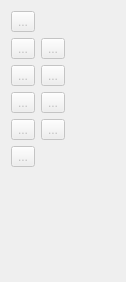
      <widget class="QWidget" name="page_4">
       <property name="geometry">
        <rect>
         <x>0</x>
         <y>0</y>
         <width>126</width>
         <height>282</height>
        </rect>
       </property>
       <property name="sizePolicy">
        <sizepolicy hsizetype="Expanding" vsizetype="Maximum">
         <horstretch>0</horstretch>
         <verstretch>0</verstretch>
        </sizepolicy>
       </property>
       <property name="toolTip">
        <string>Tools for creating arcs.</string>
       </property>
       <attribute name="icon">
        <iconset resource="../../libs/vmisc/share/resources/icon.qrc">
         <normaloff>:/icon/16x16/toolsectionarc.png</normaloff>:/icon/16x16/toolsectionarc.png</iconset>
       </attribute>
       <attribute name="label">
        <string>Arc</string>
       </attribute>
       <attribute name="toolTip">
        <string>Arc</string>
       </attribute>
       <layout class="QFormLayout" name="formLayout_4">
        <item row="0" column="0">
         <widget class="QToolButton" name="toolButtonPointerArc">
          <property name="enabled">
           <bool>false</bool>
          </property>
          <property name="toolTip">
           <string>Tool pointer</string>
          </property>
          <property name="text">
           <string notr="true">...</string>
          </property>
          <property name="icon">
           <iconset resource="../../libs/vmisc/share/resources/icon.qrc">
            <normaloff>:/icon/32x32/arrow_cursor.png</normaloff>:/icon/32x32/arrow_cursor.png</iconset>
          </property>
          <property name="iconSize">
           <size>
            <width>32</width>
            <height>32</height>
           </size>
          </property>
          <property name="checkable">
           <bool>true</bool>
          </property>
         </widget>
        </item>
        <item row="1" column="0">
         <widget class="QToolButton" name="toolButtonArc">
          <property name="enabled">
           <bool>false</bool>
          </property>
          <property name="toolTip">
           <string>Arc</string>
          </property>
          <property name="text">
           <string notr="true">...</string>
          </property>
          <property name="icon">
           <iconset resource="share/resources/toolicon.qrc">
            <normaloff>:/toolicon/32x32/arc.png</normaloff>:/toolicon/32x32/arc.png</iconset>
          </property>
          <property name="iconSize">
           <size>
            <width>32</width>
            <height>32</height>
           </size>
          </property>
          <property name="checkable">
           <bool>true</bool>
          </property>
         </widget>
        </item>
        <item row="1" column="1">
         <widget class="QToolButton" name="toolButtonArcCutPoint">
          <property name="enabled">
           <bool>false</bool>
          </property>
          <property name="toolTip">
           <string>Segment an arc</string>
          </property>
          <property name="text">
           <string notr="true">...</string>
          </property>
          <property name="icon">
           <iconset resource="share/resources/toolicon.qrc">
            <normaloff>:/toolicon/32x32/arc_cut.png</normaloff>:/toolicon/32x32/arc_cut.png</iconset>
          </property>
          <property name="iconSize">
           <size>
            <width>32</width>
            <height>32</height>
           </size>
          </property>
          <property name="checkable">
           <bool>true</bool>
          </property>
         </widget>
        </item>
        <item row="2" column="0">
         <widget class="QToolButton" name="toolButtonArcIntersectAxis">
          <property name="enabled">
           <bool>false</bool>
          </property>
          <property name="toolTip">
           <string>Point of intersection arc and axis</string>
          </property>
          <property name="text">
           <string notr="true">...</string>
          </property>
          <property name="icon">
           <iconset resource="share/resources/toolicon.qrc">
            <normaloff>:/toolicon/32x32/arc_intersect_axis.png</normaloff>:/toolicon/32x32/arc_intersect_axis.png</iconset>
          </property>
          <property name="iconSize">
           <size>
            <width>32</width>
            <height>32</height>
           </size>
          </property>
          <property name="checkable">
           <bool>true</bool>
          </property>
         </widget>
        </item>
        <item row="2" column="1">
         <widget class="QToolButton" name="toolButtonPointOfIntersectionArcs">
          <property name="enabled">
           <bool>false</bool>
          </property>
          <property name="toolTip">
           <string>Point of intersection arcs</string>
          </property>
          <property name="text">
           <string notr="true">...</string>
          </property>
          <property name="icon">
           <iconset resource="share/resources/toolicon.qrc">
            <normaloff>:/toolicon/32x32/point_of_intersection_arcs.png</normaloff>:/toolicon/32x32/point_of_intersection_arcs.png</iconset>
          </property>
          <property name="iconSize">
           <size>
            <width>32</width>
            <height>32</height>
           </size>
          </property>
          <property name="checkable">
           <bool>true</bool>
          </property>
         </widget>
        </item>
        <item row="3" column="0">
         <widget class="QToolButton" name="toolButtonPointOfIntersectionCircles">
          <property name="enabled">
           <bool>false</bool>
          </property>
          <property name="toolTip">
           <string>Point of intersection circles</string>
          </property>
          <property name="text">
           <string notr="true">...</string>
          </property>
          <property name="icon">
           <iconset resource="share/resources/toolicon.qrc">
            <normaloff>:/toolicon/32x32/point_of_intersection_circles.png</normaloff>:/toolicon/32x32/point_of_intersection_circles.png</iconset>
          </property>
          <property name="iconSize">
           <size>
            <width>32</width>
            <height>32</height>
           </size>
          </property>
          <property name="checkable">
           <bool>true</bool>
          </property>
         </widget>
        </item>
        <item row="3" column="1">
         <widget class="QToolButton" name="toolButtonPointFromCircleAndTangent">
          <property name="enabled">
           <bool>false</bool>
          </property>
          <property name="toolTip">
           <string>Point from circle and tangent</string>
          </property>
          <property name="text">
           <string notr="true">...</string>
          </property>
          <property name="icon">
           <iconset resource="share/resources/toolicon.qrc">
            <normaloff>:/toolicon/32x32/point_from_circle_and_tangent.png</normaloff>:/toolicon/32x32/point_from_circle_and_tangent.png</iconset>
          </property>
          <property name="iconSize">
           <size>
            <width>32</width>
            <height>32</height>
           </size>
          </property>
          <property name="checkable">
           <bool>true</bool>
          </property>
         </widget>
        </item>
        <item row="4" column="0">
         <widget class="QToolButton" name="toolButtonPointFromArcAndTangent">
          <property name="enabled">
           <bool>false</bool>
          </property>
          <property name="toolTip">
           <string>Point from arc and tangent</string>
          </property>
          <property name="text">
           <string notr="true">...</string>
          </property>
          <property name="icon">
           <iconset resource="share/resources/toolicon.qrc">
            <normaloff>:/toolicon/32x32/point_from_arc_and_tangent.png</normaloff>:/toolicon/32x32/point_from_arc_and_tangent.png</iconset>
          </property>
          <property name="iconSize">
           <size>
            <width>32</width>
            <height>32</height>
           </size>
          </property>
          <property name="checkable">
           <bool>true</bool>
          </property>
         </widget>
        </item>
        <item row="4" column="1">
         <widget class="QToolButton" name="toolButtonArcWithLength">
          <property name="enabled">
           <bool>false</bool>
          </property>
          <property name="toolTip">
           <string>Arc with given length</string>
          </property>
          <property name="text">
           <string notr="true">...</string>
          </property>
          <property name="icon">
           <iconset resource="share/resources/toolicon.qrc">
            <normaloff>:/toolicon/32x32/arc_with_length.png</normaloff>:/toolicon/32x32/arc_with_length.png</iconset>
          </property>
          <property name="iconSize">
           <size>
            <width>32</width>
            <height>32</height>
           </size>
          </property>
          <property name="checkable">
           <bool>true</bool>
          </property>
         </widget>
        </item>
        <item row="5" column="0">
         <widget class="QToolButton" name="toolButtonPointOfContact">
          <property name="enabled">
           <bool>false</bool>
          </property>
          <property name="toolTip">
           <string>Point of intersection circle and segment</string>
          </property>
          <property name="text">
           <string notr="true">...</string>
          </property>
          <property name="icon">
           <iconset resource="share/resources/toolicon.qrc">
            <normaloff>:/toolicon/32x32/point_of_contact.png</normaloff>:/toolicon/32x32/point_of_contact.png</iconset>
          </property>
          <property name="iconSize">
           <size>
            <width>32</width>
            <height>32</height>
           </size>
          </property>
          <property name="checkable">
           <bool>true</bool>
          </property>
         </widget>
        </item>
       </layout>
      </widget>
